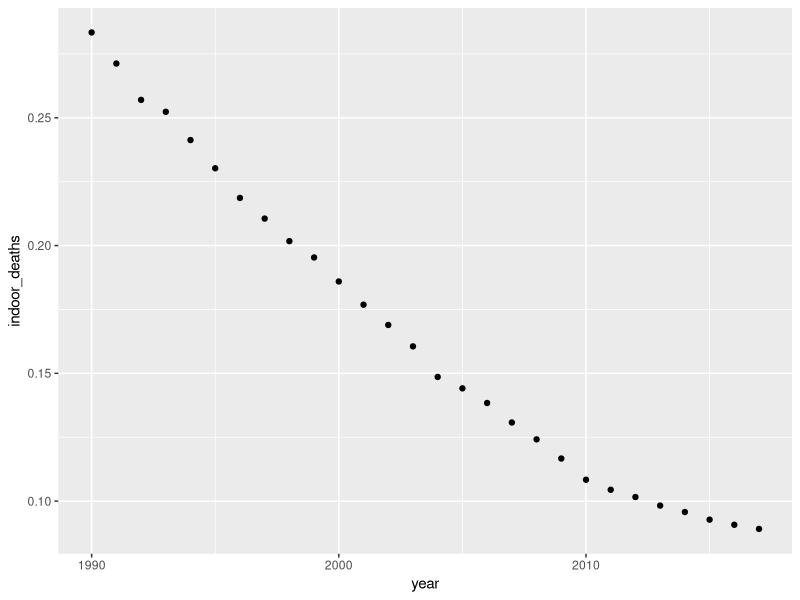
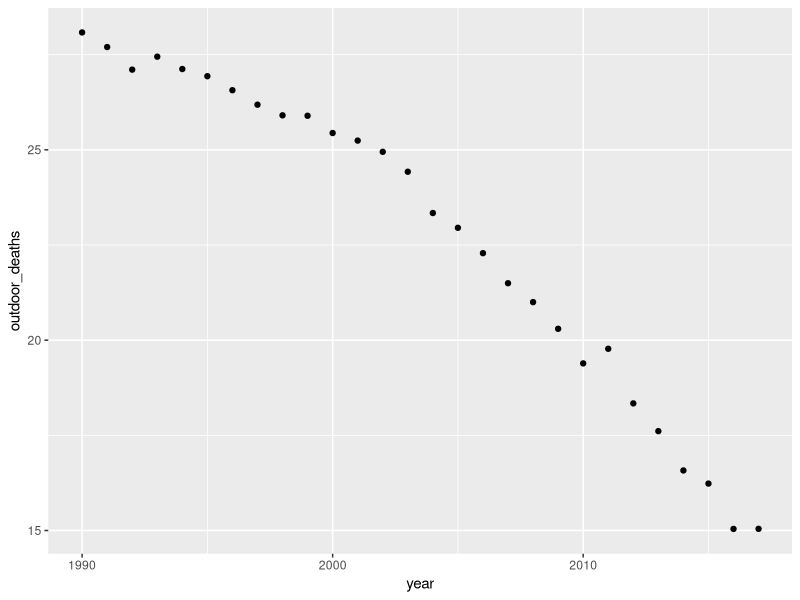
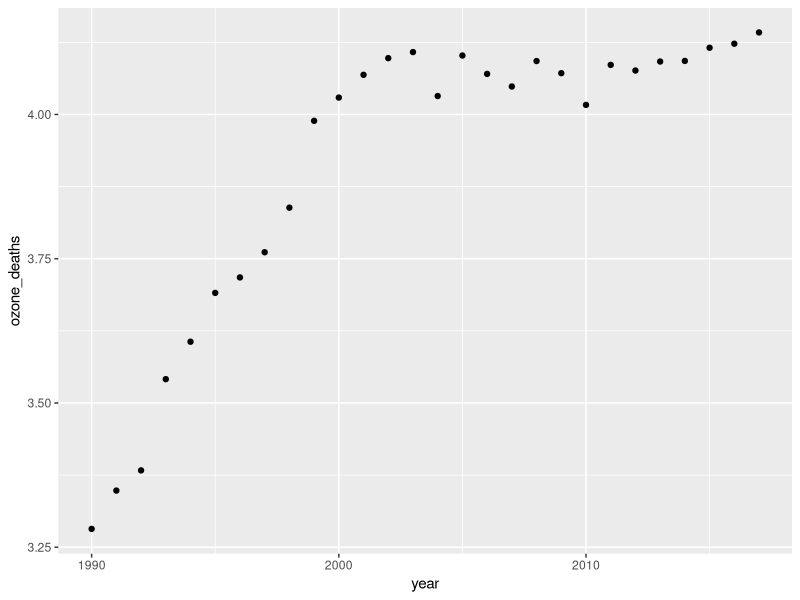

Reproduce these figures in R, in order.
## ---- chunk 1
knitr::opts_chunk$set(echo = TRUE)
## ---- chunk 2

library(tidyverse)
library(dplyr)
library(ggplot2)

## ---- chunk 3

deaths_df <- data.frame(read.csv("death-rates-from-air-pollution.csv", stringsAsFactors = FALSE))

glimpse(deaths_df)

colnames(deaths_df)

colnames(deaths_df) <- c("country", "acronym", "year", "total_deaths", 
                         "indoor_deaths", "outdoor_deaths", "ozone_deaths")

## ---- chunk 4
#glimpse(deaths_df)

deaths_df %>% filter(country=="United States") %>%
  select(year, indoor_deaths) %>% 
  ggplot() + 
  geom_point(aes(x=year, y=indoor_deaths))

deaths_df %>% filter(country=="United States") %>%
  select(year, outdoor_deaths) %>% 
  ggplot() + 
  geom_point(aes(x=year, y=outdoor_deaths))

deaths_df %>% filter(country=="United States") %>%
  select(year, ozone_deaths) %>% 
  ggplot() + 
  geom_point(aes(x=year, y=ozone_deaths))




## ---- chunk 5
deaths_df %>% 
  select(total_deaths, indoor_deaths, outdoor_deaths, ozone_deaths) %>% 
  filter(deaths_df$acronym == "AFG") %>% 
  summarize(mean(total_deaths))

deaths_df %>% 
  select(total_deaths, indoor_deaths, outdoor_deaths, ozone_deaths) %>% 
  filter(deaths_df$acronym == "USA") %>% 
  summarize(mean(total_deaths))


## ---- chunk 6
deaths_df %>% filter(country == "United States" & year > 1999)


